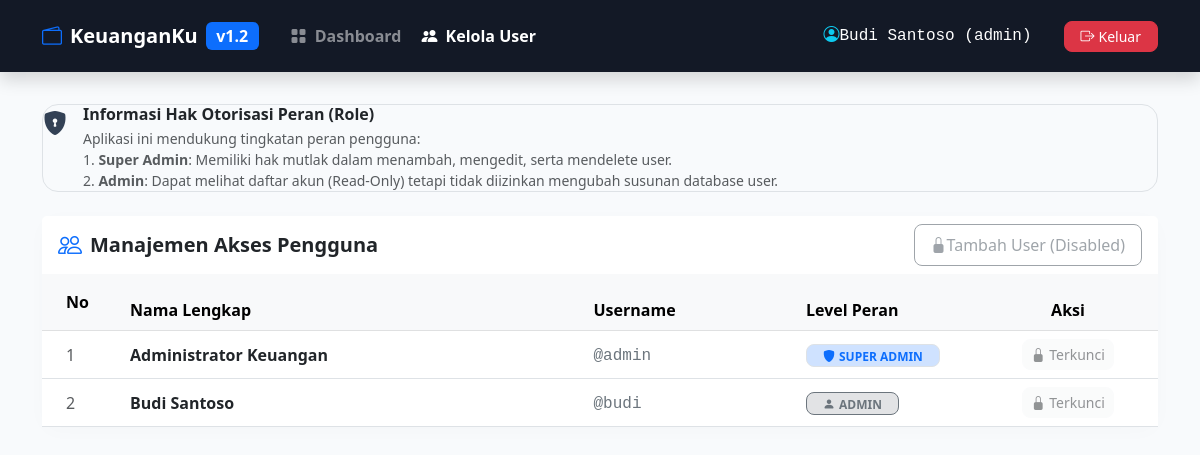
Page /kelola_user.php (signed in) on the committed database.
### tables this page shows
CREATE TABLE IF NOT EXISTS `users` (
  `id` INT(11) NOT NULL AUTO_INCREMENT,
  `username` VARCHAR(50) NOT NULL UNIQUE,
  `password` VARCHAR(255) NOT NULL,
  `nama` VARCHAR(100) NOT NULL,
  `role` VARCHAR(20) NOT NULL DEFAULT 'admin',
  PRIMARY KEY (`id`)
);

### kelola_user.php (the view, shortened to what this page needs)
<?php
require_once 'koneksi.php';
$query_users = "SELECT id, username, nama, role FROM users ORDER BY id ASC";
$result_users = mysqli_query($koneksi, $query_users);
?>
<!DOCTYPE html>
<html lang="id">
<head>
    <link href="https://cdn.jsdelivr.net/npm/bootstrap@5.3.0/dist/css/bootstrap.min.css" rel="stylesheet">
    <link href="https://cdn.jsdelivr.net/npm/bootstrap-icons@1.11.2/font/bootstrap-icons.css" rel="stylesheet">
</head>
<body>
<nav class="navbar navbar-expand-sm navbar-dark bg-dark py-3 mb-4 shadow" style="background-color: #131926 !important;">
    <div class="container">
        <span class="navbar-brand fw-bold mb-0 h1 d-flex align-items-center me-4">
            <i class="bi bi-wallet2 me-2 text-primary"></i>
            KeuanganKu <span class="badge bg-primary ms-2 fs-6">v1.2</span>
        </span>
        <div class="collapse navbar-collapse justify-content-between" id="navbarNav">
            <ul class="navbar-nav gap-1 my-2 my-sm-0">
                <li class="nav-item">
                    <a href="index.php" class="nav-link fw-bold text-white-50 hover:text-white"><i class="bi bi-grid-fill me-1"></i> Dashboard</a>
                </li>
                <li class="nav-item">
                    <a href="kelola_user.php" class="nav-link active fw-bold text-white"><i class="bi bi-people-fill me-1"></i> Kelola User</a>
                </li>
            </ul>
            <div class="d-flex align-items-center gap-3">
                <span class="text-white bg-white/10 px-3 py-1.5 rounded-3 text-xs d-inline font-monospace">
                    <i class="bi bi-person-circle text-info me-1.5"></i><?= htmlspecialchars($_SESSION['nama'] ?? 'User'); ?> (<?= htmlspecialchars($_SESSION['role'] ?? 'admin'); ?>)
                </span>
                <a href="logout.php" class="btn btn-sm btn-danger rounded-3 px-3 py-1.5" onclick="return confirm('Apakah Anda yakin ingin keluar?');">
                    <i class="bi bi-box-arrow-right me-1"></i>Keluar
                </a>
            </div>
        </div>
    </div>
</nav>
<div class="container py-2">
    <div class="bg-indigo-50 border border-indigo-100 rounded-4 p-3.5 mb-4 d-flex align-items-start gap-3">
        <i class="bi bi-shield-lock-fill text-indigo fs-4"></i>
        <div>
            <h6 class="fw-bold text-dark mb-1">Informasi Hak Otorisasi Peran (Role)</h6>
            <p class="small text-muted mb-0 leading-relaxed">
                Aplikasi ini mendukung tingkatan peran pengguna:<br>
                1. <strong>Super Admin</strong>: Memiliki hak mutlak dalam menambah, mengedit, serta mendelete user.<br>
                2. <strong>Admin</strong>: Dapat melihat daftar akun (Read-Only) tetapi tidak diizinkan mengubah susunan database user.
            </p>
        </div>
    </div>
    <div class="card main-card">
        <div class="card-header bg-white py-3.5 border-0 d-flex justify-content-between align-items-center">
            <div class="d-flex align-items-center">
                <i class="bi bi-people text-primary fs-4 me-2"></i>
                <h5 class="fw-bold mb-0">Manajemen Akses Pengguna</h5>
            </div>
            <div>
                <?php if (($_SESSION['role'] ?? '') === 'superadmin'): ?>
                    <a href="tambah_user.php" class="btn btn-primary rounded-3 px-3 py-2">
                        <i class="bi bi-person-plus-fill me-1.5"></i>Tambah User Baru
                    </a>
                <?php else: ?>
                    <button class="btn btn-outline-secondary rounded-3 px-3 py-2" disabled title="Hanya Super Admin yang diizinkan menambah user baru">
                        <i class="bi bi-lock-fill me-1.5"></i>Tambah User (Disabled)
                    </button>
                <?php endif; ?>
            </div>
        </div>
        <div class="card-body p-0">
            <div class="table-responsive">
                <table class="table table-hover align-middle mb-0">
                    <thead class="table-light">
                        <tr>
                            <th class="ps-4 py-3" style="width: 80px;">No</th>
                            <th>Nama Lengkap</th>
                            <th>Username</th>
                            <th style="width: 180px;">Level Peran</th>
                            <th class="text-center" style="width: 180px;">Aksi</th>
                        </tr>
                    </thead>
                    <tbody>
                        <?php
                        $no = 1;
                        while ($row = mysqli_fetch_assoc($result_users)):
                        ?>
                            <tr>
                                <td class="ps-4 fw-medium text-muted"><?= $no++; ?></td>
                                <td><div class="fw-bold text-dark"><?= htmlspecialchars($row['nama']); ?></div></td>
                                <td><span class="font-monospace text-secondary">@<?= htmlspecialchars($row['username']); ?></span></td>
                                <td>
                                    <?php if ($row['role'] === 'superadmin'): ?>
                                        <span class="badge bg-primary-subtle border border-primary-200 text-primary px-3 py-1.5 rounded-3 text-uppercase"><i class="bi bi-shield-fill me-1"></i>Super Admin</span>
                                    <?php else: ?>
                                        <span class="badge bg-secondary-subtle border border-secondary text-secondary px-3 py-1.5 rounded-3 text-uppercase"><i class="bi bi-person-fill me-1"></i>Admin</span>
                                    <?php endif; ?>
                                </td>
                                <td class="text-center">
                                    <?php if (($_SESSION['role'] ?? '') === 'superadmin'): ?>
                                        <div class="btn-group gap-1">
                                            <a href="edit_user.php?id=<?= $row['id']; ?>" class="btn btn-sm btn-outline-primary rounded-2" title="Edit Akun"><i class="bi bi-pencil-square"></i></a>
                                            <?php if ($row['id'] == ($_SESSION['user_id'] ?? 0) || $row['username'] === 'admin'): ?>
                                                <button class="btn btn-sm btn-outline-secondary rounded-2" disabled title="Keamanan: Tidak diizinkan mendelete akun sendiri atau superadmin utama"><i class="bi bi-trash-fill"></i></button>
                                            <?php else: ?>
                                                <a href="hapus_user.php?id=<?= $row['id']; ?>" class="btn btn-sm btn-outline-danger rounded-2" onclick="return confirm('Apakah Anda yakin ingin mendelete user ini?');" title="Delete Akun"><i class="bi bi-trash"></i></a>
                                            <?php endif; ?>
                                        </div>
                                    <?php else: ?>
                                        <button class="btn btn-sm btn-light rounded-3 text-muted" disabled><i class="bi bi-lock-fill me-1"></i>Terkunci</button>
                                    <?php endif; ?>
                                </td>
                            </tr>
                        <?php endwhile; ?>
                    </tbody>
                </table>
            </div>
        </div>
    </div>
</div>
</body>
</html>

### kelola_user.php (style rules this page uses)
body { background-color: #f8fafc; font-family: 'Segoe UI', system-ui, sans-serif; color: #334155; }
.main-card { border: none; border-radius: 16px; box-shadow: 0 4px 20px rgba(0, 0, 0, 0.02); background: #ffffff; }

### rows in the picture
users: nama "Administrator Keuangan", username "admin", role "superadmin" (drawn)
users: nama "Budi Santoso", username "budi", role "admin" (drawn)

### other values in the picture
$_SESSION['nama'] "Budi Santoso"
$_SESSION['role'] "admin"
